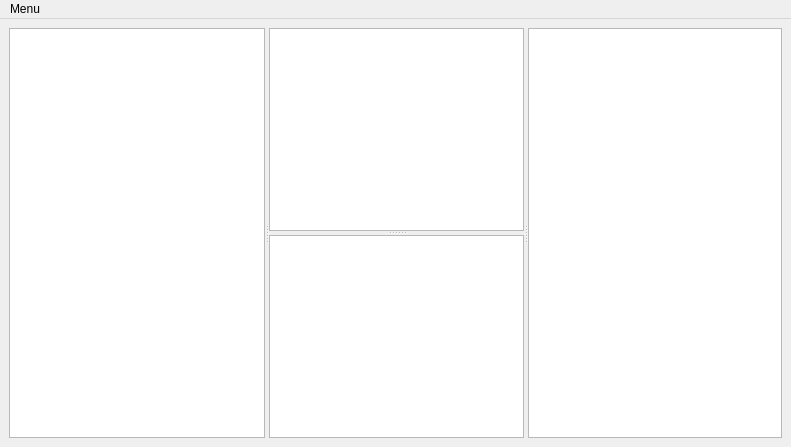
<?xml version="1.0" encoding="UTF-8"?>
<ui version="4.0">
 <class>SkypeWindow</class>
 <widget class="QMainWindow" name="SkypeWindow">
  <property name="geometry">
   <rect>
    <x>0</x>
    <y>0</y>
    <width>791</width>
    <height>447</height>
   </rect>
  </property>
  <property name="sizePolicy">
   <sizepolicy hsizetype="Expanding" vsizetype="Expanding">
    <horstretch>0</horstretch>
    <verstretch>0</verstretch>
   </sizepolicy>
  </property>
  <property name="windowTitle">
   <string>CatSkype</string>
  </property>
  <property name="windowIcon">
   <iconset>
    <normaloff>resources/icon.png</normaloff>resources/icon.png</iconset>
  </property>
  <widget class="QWidget" name="centralwidget">
   <property name="sizePolicy">
    <sizepolicy hsizetype="Expanding" vsizetype="Expanding">
     <horstretch>0</horstretch>
     <verstretch>0</verstretch>
    </sizepolicy>
   </property>
   <layout class="QVBoxLayout" name="verticalLayout_2">
    <item>
     <layout class="QVBoxLayout" name="verticalLayout">
      <item>
       <widget class="QSplitter" name="splitter_3">
        <property name="sizePolicy">
         <sizepolicy hsizetype="Expanding" vsizetype="Expanding">
          <horstretch>0</horstretch>
          <verstretch>0</verstretch>
         </sizepolicy>
        </property>
        <property name="orientation">
         <enum>Qt::Horizontal</enum>
        </property>
        <property name="childrenCollapsible">
         <bool>false</bool>
        </property>
        <widget class="QListWidget" name="contactsView">
         <property name="sizePolicy">
          <sizepolicy hsizetype="Expanding" vsizetype="Expanding">
           <horstretch>0</horstretch>
           <verstretch>0</verstretch>
          </sizepolicy>
         </property>
         <property name="resizeMode">
          <enum>QListView::Adjust</enum>
         </property>
         <property name="spacing">
          <number>0</number>
         </property>
        </widget>
        <widget class="QSplitter" name="splitter_2">
         <property name="orientation">
          <enum>Qt::Horizontal</enum>
         </property>
         <property name="childrenCollapsible">
          <bool>false</bool>
         </property>
         <widget class="QSplitter" name="splitter">
          <property name="orientation">
           <enum>Qt::Vertical</enum>
          </property>
          <property name="childrenCollapsible">
           <bool>false</bool>
          </property>
          <widget class="QTextEdit" name="msgView">
           <property name="sizePolicy">
            <sizepolicy hsizetype="Expanding" vsizetype="Expanding">
             <horstretch>0</horstretch>
             <verstretch>0</verstretch>
            </sizepolicy>
           </property>
           <property name="minimumSize">
            <size>
             <width>50</width>
             <height>100</height>
            </size>
           </property>
           <property name="readOnly">
            <bool>true</bool>
           </property>
          </widget>
          <widget class="QTextEdit" name="msgSend">
           <property name="sizePolicy">
            <sizepolicy hsizetype="Expanding" vsizetype="Expanding">
             <horstretch>0</horstretch>
             <verstretch>0</verstretch>
            </sizepolicy>
           </property>
           <property name="minimumSize">
            <size>
             <width>50</width>
             <height>50</height>
            </size>
           </property>
           <property name="baseSize">
            <size>
             <width>0</width>
             <height>50</height>
            </size>
           </property>
          </widget>
         </widget>
         <widget class="QListWidget" name="onlineView">
          <property name="resizeMode">
           <enum>QListView::Adjust</enum>
          </property>
          <property name="spacing">
           <number>5</number>
          </property>
         </widget>
        </widget>
       </widget>
      </item>
     </layout>
    </item>
   </layout>
  </widget>
  <widget class="QMenuBar" name="menubar">
   <property name="geometry">
    <rect>
     <x>0</x>
     <y>0</y>
     <width>791</width>
     <height>20</height>
    </rect>
   </property>
   <widget class="QMenu" name="menuMenu">
    <property name="title">
     <string>Menu</string>
    </property>
    <addaction name="actionRemove_offline"/>
    <addaction name="actionSettings"/>
   </widget>
   <addaction name="menuMenu"/>
  </widget>
  <action name="actionRemove_offline">
   <property name="text">
    <string>Remove offline</string>
   </property>
  </action>
  <action name="actionSettings">
   <property name="text">
    <string>Settings</string>
   </property>
  </action>
 </widget>
 <resources/>
 <connections/>
</ui>
